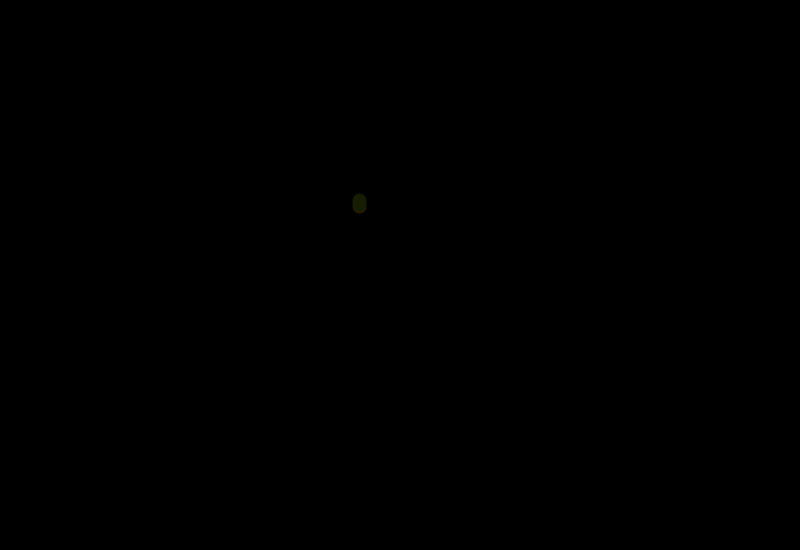
Frame 1 (no input)
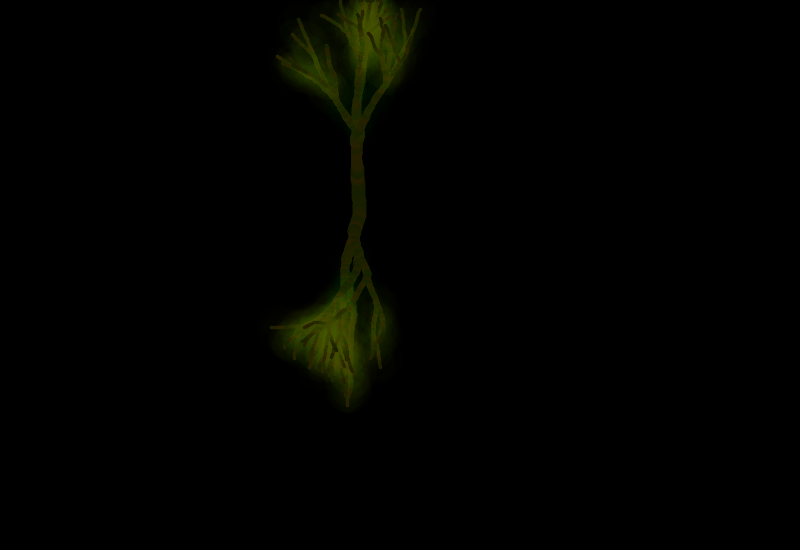
Frame 60 (the mouse pressed at the canvas centre just before this capture)
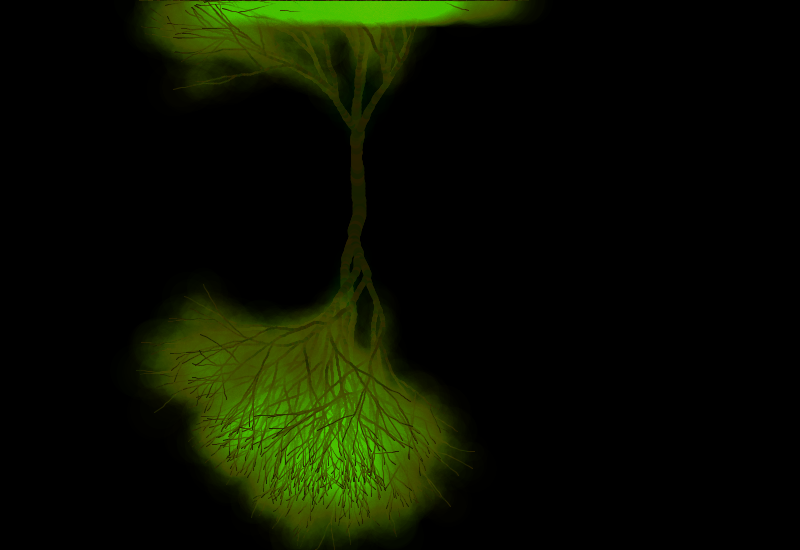
Frame 120 (the mouse held since frame 60 and released just before this capture)

The Processing sketch that drew these frames (run headless with seeded random() and noise(); from frame 60 on, the mouse is pressed at the canvas centre):

// Processing sketch: processing_4162
// ── processing_4162.pde

boolean pause = false;

int maxWalkers = 800;
int branchLimit = 9;
int branchFreq = 10; // tree: 10   twisty: 7
float VELCAP = 1;   //  tree: 1    twisty: 5
float ACCEL = 0.5;    //  tree: 0.5  twisty: 2
int ROOT_R = 40;
int ROOT_G = 30;
int ROOT_B = 0;

float WEIGHT_MULT = 0.8;
float WEIGHT_SUB = 1.5;
float WEIGHT_DIV = 2;

int numWalkers;
int branchTimer;
int branchCount;
int coreX=0, coreY=0;



class Angle{
  Angle(double deg) {
    a = Math.toRadians(deg);
  }
  double a; // in radians
  double getRadians() {
    return a;
  }
  int getDegrees() {
    return int( Math.round( Math.toDegrees(a) ));
  }
  void setRadians(double rad) {
    a = rad;
  }
  void setDegrees(double deg) {
    a = Math.toRadians(deg);
  }
}


class Walker{
  float x, y, oldX, oldY;
  float vx, vy;
  Angle dir;
  long dirX, dirY; // defines a direction to grow in
  float weight;

  Walker(float newx, float newy, Angle a, float w) {
    //print( newx + ", " + newy + ", " + a.a + "\n");
    x = newx;
    y = newy;
    dir = a;
    dirX = Math.round( Math.sin( a.getRadians() ) * 3);
    dirY = Math.round( Math.cos( a.getRadians() ) * 3);
    //print( dirX + ", " + dirY );
    weight = w;
  }

  void render() {
    stroke(ROOT_R*random(0.5,1), ROOT_G, ROOT_B);
    strokeWeight( weight );
    line( int(oldX), int(oldY), int(x), int(y));
    point(int(x), int(y));
    
    // magic number alert!
    stroke(100, random(120, 255), 0, (15 - weight) / 5 );
    strokeWeight( (15-weight)*random(4) );
    line( int(oldX), int(oldY), int(x), int(y));
  }

  void walk() {
    oldX = x;
    oldY = y;
    float ax = random(-ACCEL, ACCEL);
    float ay = random(-ACCEL, ACCEL);
    vx = constrain( vx+ax, -VELCAP, VELCAP);
    vy = constrain( vy+ay, -VELCAP, VELCAP);
    x += vx + dirX;
    y += vy + dirY;
    x = constrain( x, 0, width-1 );
    y = constrain( y, 0, height-1 );
  }
}

Walker[] myWalkers = new Walker[maxWalkers];

void setup() {
  smooth();
  size(800, 550);
  background(0);
  loop();
  frameRate(30);
 
  if (coreX == 0) coreX = round(random( 100, 500 ));
  if (coreY == 0) coreY = round(random( 100, 500 ));

  drawNew();  
}

void drawNew() {
  pause = false;
  myWalkers = new Walker[maxWalkers];  
  numWalkers = 0;
  branchCount = 0;
  branchTimer = 0;

  fill(0, 127);
  noStroke();
  rect(0,0,width,height);

  numWalkers = 0;
  addWalker(0);
  //addWalker(60);
  //addWalker(120);
  addWalker(180);
  //addWalker(240);
  //addWalker(300);
  
  
}

void draw() {
/*  if (!pause){
    noStroke();
    fill(255,1);
    rect(0,0,width,height);
  }
  */
  
  branchTimer++;
  int count = numWalkers;
  
  boolean branch = false;
  if (branchTimer % branchFreq == 0) {
    branch = true;
    branchCount++;
  }

  for (int x=0; x < count; x++)
  {
    if (pause != true) {
      myWalkers[x].walk();
      myWalkers[x].render();
    }
    
    //if ( int(random(0,25)) == 1 )
    if (branch)
    {
      int degreeChange = int( random( -40, 40 ) );
      addWalker(myWalkers[x].x, myWalkers[x].y, 
                (myWalkers[x].dir.getDegrees() + degreeChange));
      myWalkers[x].weight = weightCalc();
    }        
  }

  if ( branchCount > branchLimit ) {
    pause = true;
  }
}

void addWalker( int degrees ) {
  addWalker(coreX, coreY, degrees);
}

void addWalker( float x, float y, int degrees) {
  if (numWalkers == maxWalkers){
    return;
  }
  float weight = weightCalc();
  //print (branchCount + ", " + weight + "\n");
  myWalkers[numWalkers] = new Walker(x, y, new Angle(degrees), weight);
  numWalkers++;
}

float weightCalc() {
  return pow(2, (branchLimit - (branchCount * WEIGHT_MULT) - WEIGHT_SUB) / WEIGHT_DIV );
}

void mouseReleased() {
  coreX = mouseX;
  coreY = mouseY;
  drawNew();
}
